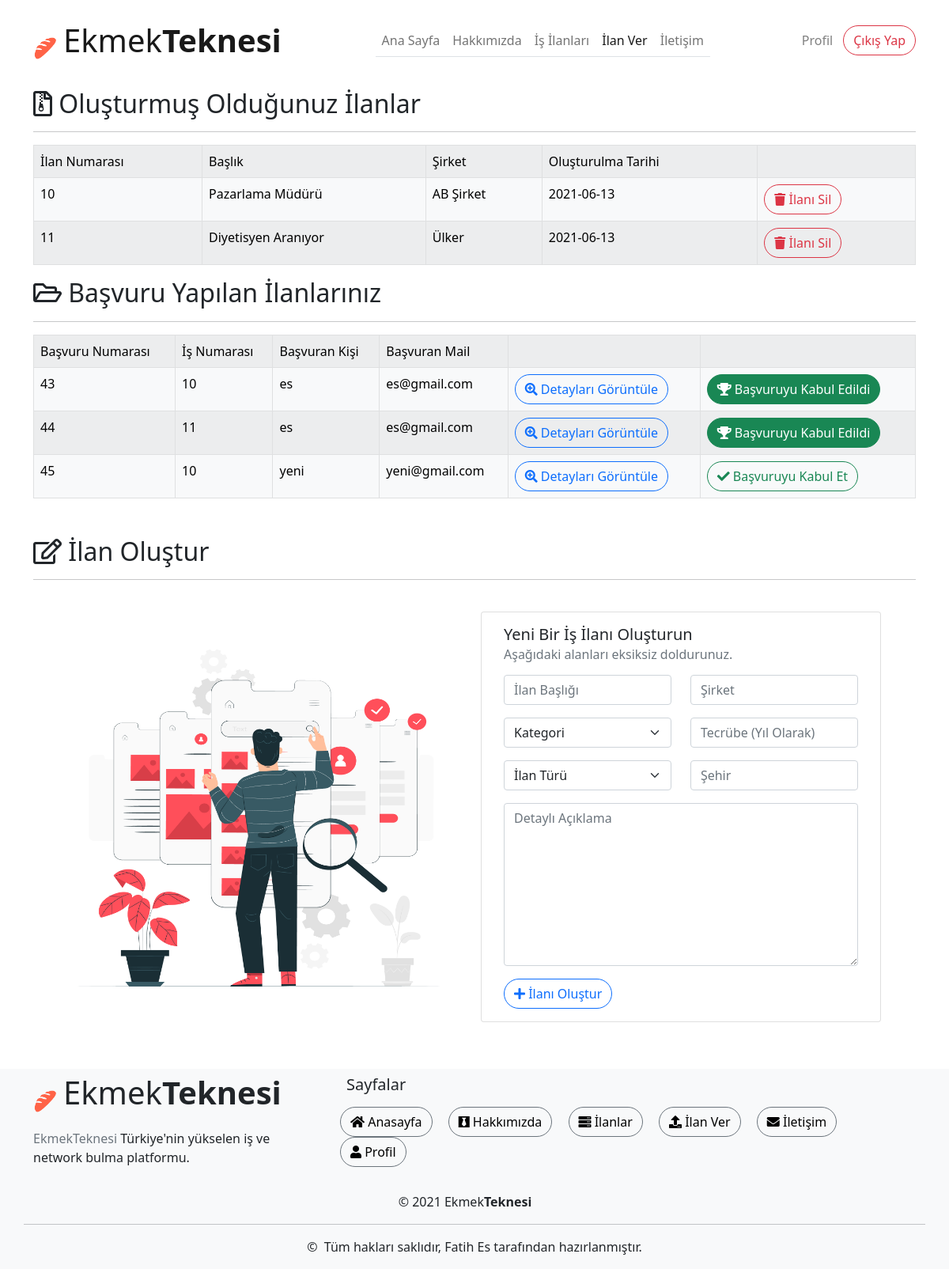
The page /pages/advertise.php (signed in) on the database its author committed.
### tables this page shows
CREATE TABLE `job` (
  `job_id` int(11) NOT NULL,
  `job_title` varchar(100) NOT NULL,
  `job_company` varchar(40) NOT NULL,
  `job_experience` varchar(15) DEFAULT NULL,
  `job_create_date` date DEFAULT current_timestamp(),
  `job_kind` varchar(100) DEFAULT NULL,
  `job_category` varchar(255) DEFAULT NULL,
  `job_city` varchar(255) DEFAULT NULL,
  `job_detail` text NOT NULL,
  `user_id` int(11) DEFAULT NULL
);

CREATE TABLE `application` (
  `app_id` int(11) NOT NULL,
  `user_id` int(11) NOT NULL,
  `job_id` int(11) NOT NULL,
  `app_status` varchar(15) NOT NULL DEFAULT '0'
);

CREATE TABLE `user` (
  `user_id` int(11) NOT NULL,
  `user_name` varchar(255) NOT NULL,
  `user_email` varchar(255) NOT NULL,
  `user_password` varchar(255) DEFAULT NULL
);

### pages/advertise.php (the view, shortened to what this page needs)
<?php require '../db_conn.php' ?>
<!DOCTYPE html>
<html lang="en">
<head>
    <link rel="stylesheet" href="https://use.fontawesome.com/releases/v5.15.3/css/all.css">
    <link href="../styles/boostrap.css" rel="stylesheet" />
</head>
<body>
    <nav class="navbar navbar-expand-lg navbar-light fixed-top py-3 mb-4" style="background-color: #fff;" data-navbar-on-scroll="data-navbar-on-scroll">
        <div class="container"><a class="navbar-brand" href="home.php"><img src="../images/other/logo.png" alt="" width="30" /><span class="text-1000 fs-1 ms-2 fw-medium">Ekmek<span class="fw-bold">Teknesi</span></span></a>
            <div class="collapse navbar-collapse" id="navbarSupportedContent">
                <ul class="navbar-nav mx-auto border-bottom border-lg-bottom-0 pt-2 pt-lg-0">
                    <li class="nav-item"><a class="nav-link " aria-current="page" href="home.php">Ana Sayfa</a></li>
                    <li class="nav-item"><a class="nav-link" href="about.php">Hakkımızda</a></li>
                    <li class="nav-item"><a class="nav-link" href="applications.php">İş İlanları</a></li>
                    <li class="nav-item"><a class="nav-link active" href="advertise.php">İlan Ver</a></li>
                    <li class="nav-item"><a class="nav-link" href="contact.php">İletişim </a></li>
                </ul>
                <form class="d-flex py-3 py-lg-0">
                    <a href="profile.php"> <button class="btn btn-link text-1000 fw-medium order-1 order-lg-0 text-decoration-none" type="button" style="color: grey;">Profil</button></a>
                    <a href="../app/logout.php"> <button class="btn btn-outline-danger rounded-pill order-0" type="button">Çıkış Yap</button></a>
                </form>
            </div>
        </div>
    </nav>
    <div class="container" style="margin-top: 7rem;">
        <h2><i class="far fa-file-archive"></i>&nbsp;Oluşturmuş Olduğunuz İlanlar</h2>
        <hr>
        <?php
        $user_name = $_SESSION['user_name'];
        $query = $db->query("SELECT * FROM user WHERE user_name = '{$user_name}'")->fetch(PDO::FETCH_ASSOC);
        $user_id =  $query['user_id'];
        ?>
        <?php
        $adds = $db->query("SELECT * FROM job WHERE user_id = '{$user_id}'", PDO::FETCH_ASSOC);
        if ($adds->rowCount()) {
        ?>
            <table class="table table-bordered table-striped table-light">
                <tr>
                    <td>İlan Numarası</td>
                    <td>Başlık</td>
                    <td>Şirket</td>
                    <td>Oluşturulma Tarihi</td>
                    <td></td>
                </tr>
                <?php
                foreach ($adds as $row) { ?>
                    <tr>
                        <td><?= $row['job_id'] ?></td>
                        <td><?= $row['job_title'] ?></td>
                        <td><?= $row['job_company'] ?></td>
                        <td><?= $row['job_create_date'] ?></td>
                        <td><span id="<?php echo $row['job_id'] ?>" class="del-job btn rounded-pill btn-outline-danger"><i class="fas fa-trash"></i>&nbsp;İlanı Sil</span></td>
                    </tr>
                <?php } ?>
            </table>
        <?php } ?>
    </div>
    <div class="container">
    <h2><i class="far fa-folder-open"></i>&nbsp;Başvuru Yapılan İlanlarınız</h2><hr>
    <?php
    $user_name = $_SESSION['user_name'];
    $query = $db->query("SELECT * FROM user WHERE user_name = '{$user_name}'")->fetch(PDO::FETCH_ASSOC);
    $user_id =  $query['user_id'];
    $created_job = [];
    $count = $db->query("SELECT * FROM job WHERE user_id = $user_id", PDO::FETCH_ASSOC);
    if($count->rowCount()){
      foreach ($count as $say){
        array_push($created_job, $say['job_id']);
      }
    }
    $sor = $db->query("SELECT * FROM application INNER JOIN user ON application.user_id = user.user_id AND application.app_status <>  '0'", PDO::FETCH_ASSOC);
    if ($sor->rowCount()) {
    ?>
           <table class="table table-bordered table-striped table-light">
          <tr>
            <td>Başvuru Numarası</td>
            <td>İş Numarası</td>
            <td>Başvuran Kişi</td>
            <td>Başvuran Mail</td>
            <td></td>
            <td></td>
          </tr>
          <?php
          foreach ($sor as $row) { ?>
            <?php if ((in_array($row['job_id'], $created_job))) { ?>
              <tr>
                <td><?= $row['app_id'] ?></td>
                <td><?= $row['job_id'] ?></td>
                <td><?= $row['user_name'] ?></td>
                <td><?= $row['user_email'] ?></td>
                <td><button type="button" class="btn rounded-pill btn-outline-primary" data-bs-toggle="modal" data-bs-target="#de<?= $row['job_id'] ?>">
                    <i class="fas fa-search-plus"></i>&nbsp;Detayları Görüntüle
                  </button></td>
                <?php if($row['app_status'] === '2' ) {  ?>
                <td><span id="" class=" btn rounded-pill btn-success"><i class="fas fa-trophy"></i> Başvuruyu Kabul Edildi</span></td>
                <?php } else {?>
                    <td><span id="<?php echo $row['app_id'] ?>" class="accept-job rounded-pill btn btn-outline-success"> <i class="fas fa-check"></i> Başvuruyu Kabul Et</span></td>
                    <?php } ?>
              </tr>
            <?php } ?>
          <?php } ?>
        </table>
        <?php } ?>
    </div>
    <div class="container mt-5">
        <h2><i class="far fa-edit"></i>&nbsp;İlan Oluştur</h2>
        <hr>
        <div class="row">
            <div class="col ms-3 mt-5">
                <img style="width: 100%; height:90%;"  src="../images/illustrations/3.jpg" alt="">
            </div>
            <div class="col">
                <div class="row">
                    <div class="card mt-4" style="width: 90%;">
                        <div class="card-body">
                            <h5 class="card-title">Yeni Bir İş İlanı Oluşturun</h5>
                            <h6 class="card-subtitle mb-2 text-muted mb-3">Aşağıdaki alanları eksiksiz doldurunuz.</h6>
                            <form action="advertise.php" id="new" method="POST">
                                <div class="row">
                                    <div class="col"><input type="text" class="form-control" placeholder="İlan Başlığı" name="job_title" required /></div>
                                    <div class="col"><input type="text" class="form-control" placeholder="Şirket" name="job_company" required /></div>
                                </div>
                                <div class="row mt-3">
                                    <div class="col"><select class="form-select" aria-label="Default select example" required name="job_category">
                                            <option selected disabled>Kategori</option>
                                        </select></div>
                                    <div class="col"><input type="text" class="form-control" placeholder="Tecrübe (Yıl Olarak)" name="job_experience" required /></div>
                                </div>
                                <div class="row mt-3">
                                    <div class="col"><select class="form-select" aria-label="Default select example" required name="job_kind">
                                            <option selected disabled>İlan Türü</option>
                                        </select></div>
                                    <div class="col"><input type="text" class="form-control" placeholder="Şehir" name="job_city" required /></div>
                                </div>
                                <div class="row mt-3">
                                    <div class="col"> <textarea name="job_detail" id="" class="form-control" cols="30" rows="8" placeholder="Detaylı Açıklama" form="new" required></textarea> </div>
                                </div>
                                <button type="submit" class="btn btn-outline-primary rounded-pill order-0 mt-3" name="create_ads"><i class="fas fa-plus"></i>&nbsp;İlanı Oluştur</button>
                            </form>
                        </div>
                    </div>
                </div>
            </div>
        </div>
    </div>
     <div class="bg-light mt-3">
        <div class="container">
            <div class="row">
                <div class="row">
                    <div class="col-4">
                        <img class="d-inline-block align-middle" src="../images/other/logo.png" alt="" width="30" /><span class="d-inline-block text-1000 fs-1 ms-2 fw-medium lh-base">Ekmek<span class="fw-bold">Teknesi</span></span></a>
                        <p class="my-3"> <span class="text-secondary">EkmekTeknesi </span>Türkiye'nin yükselen iş ve <br />network bulma platformu. </p>
                    </div>
                    <div class="col">
                        <h5 class="lh-lg ms-4">Sayfalar </h5>
                        <ul class="list-unstyled mb-md-4 mb-lg-0">
                            <li style="display: inline-block;" class="lh-lg ms-3"><a class="text-decoration-none btn btn-outline-secondary rounded-pill" style="color:black" href="home.php"><i class="fas fa-home"></i>&nbsp;Anasayfa</a></li>
                            <li style="display: inline-block;" class="lh-lg ms-3"><a class="text-decoration-none btn btn-outline-secondary rounded-pill" style="color:black" href="about.php"><i class="fab fa-black-tie"></i>&nbsp;Hakkımızda</a></li>
                            <li style="display: inline-block;" class="lh-lg ms-3"><a class="text-decoration-none btn btn-outline-secondary rounded-pill" style="color:black" href="applications.php"><i class="fas fa-server"></i>&nbsp;İlanlar</a></li>
                            <li style="display: inline-block;" class="lh-lg ms-3"><a class="text-decoration-none btn btn-outline-secondary rounded-pill" style="color:black" href="advertise.php"><i class="fas fa-upload"></i>&nbsp;İlan Ver</a></li>
                            <li style="display: inline-block;" class="lh-lg ms-3"><a class="text-decoration-none btn btn-outline-secondary rounded-pill" style="color:black" href="contact.php"><i class="fas fa-envelope"></i>&nbsp;İletişim</a></li>
                            <li style="display: inline-block;" class="lh-lg ms-3"><a class="text-decoration-none btn btn-outline-secondary rounded-pill" style="color:black" href="profile.php"><i class="fas fa-user"></i>&nbsp;Profil</a></li>
                        </ul>
                    </div>
                </div>
                <div class="row">
                    <p class="text-400 my-3" style="text-align: center;">&copy; 2021 Ekmek<b>Teknesi</b></p>
                </div>
                <hr class="opacity-25" />
                <div class="text-400 text-center">
                    <p>&copy; &nbsp;Tüm hakları saklıdır,
                        Fatih Es tarafından hazırlanmıştır.
                    </p>
                </div>
            </div>
        </div>
    </div>
</body>
</html>

### rows shown on the page
job: job_id "10", job_title "Pazarlama Müdürü", job_company "AB Şirket", job_create_date "2021-06-13"
job: job_id "11", job_title "Diyetisyen Aranıyor", job_company "Ülker", job_create_date "2021-06-13"
application: app_id "43", job "10", user.user_name "es", user.user_email "es@gmail.com", app_status "2" (drawn)
application: app_id "44", job "11", user.user_name "es", user.user_email "es@gmail.com", app_status "2" (drawn)
application: app_id "45", job "10", user.user_name "yeni", user.user_email "yeni@gmail.com"
